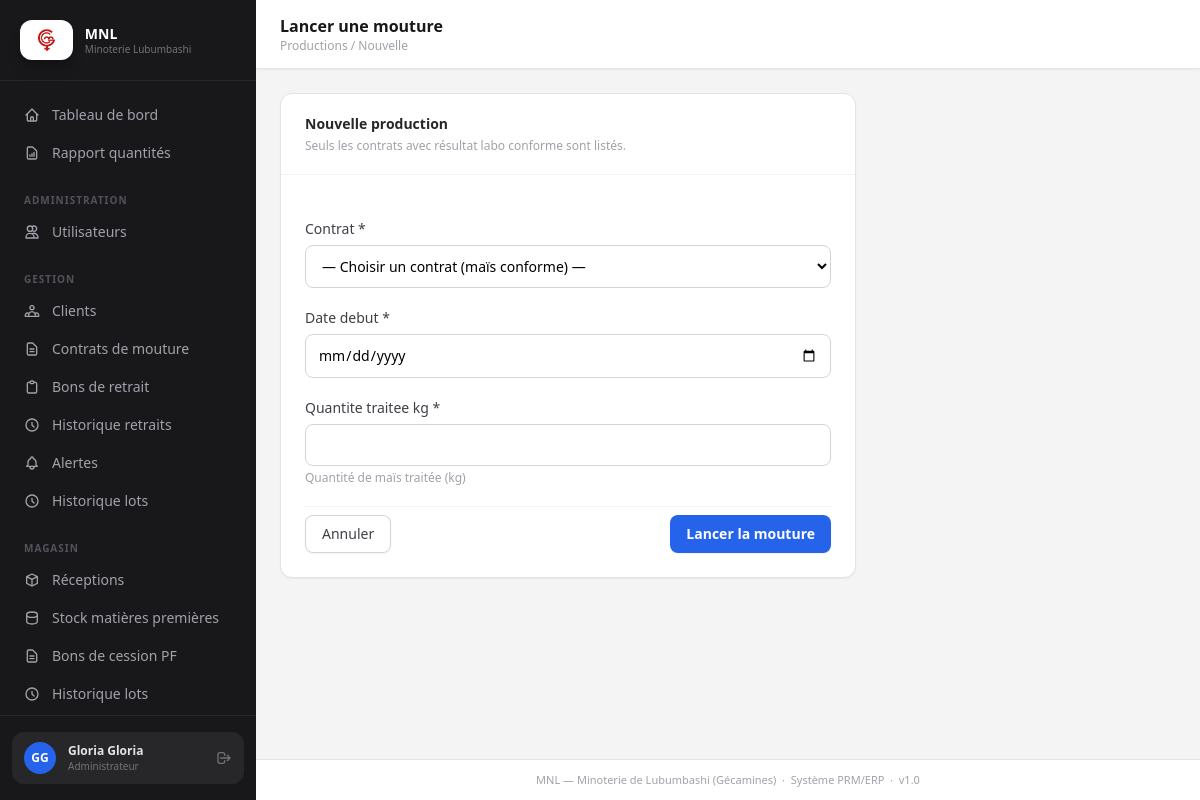
The app's page /production/new/ (signed in) with its own data.
### accounts/models.py (models this page shows, shortened)
class Utilisateur(AbstractUser):
    ROLES = [
        ('ADMIN',       'Administrateur'),
        ('COMPTABLE',   'Comptable'),
        ('MAGASINIER',  'Magasinier'),
        ('LABORANTIN',  'Laborantin'),
        ('MEUNIER',     'Meunier'),
        ('CLIENT',      'Client'),
    ]
    username   = None
    email      = models.EmailField(unique=True)
    nom        = models.CharField(max_length=100)
    prenom     = models.CharField(max_length=100)
    telephone  = models.CharField(max_length=20, blank=True)
    role       = models.CharField(max_length=20, choices=ROLES)
    actif      = models.BooleanField(default=True)
    profil_client = models.OneToOneField(
        'clients.Client', on_delete=models.SET_NULL,
        null=True, blank=True, related_name='compte_utilisateur',
        help_text="Fiche client liée (rôle Client uniquement)",
    )
    USERNAME_FIELD  = 'email'
    REQUIRED_FIELDS = ['nom', 'prenom', 'role']
    objects = UtilisateurManager()
    class Meta:
        verbose_name = 'Utilisateur'
        verbose_name_plural = 'Utilisateurs'
        ordering = ['nom', 'prenom']

### production/views.py (the view, shortened to what this page needs)
# urls.py: path('new/',                       views.LancerProductionView.as_view(),  name='create'),
class LancerProductionView(MeunierRequiredMixin, CreateView):
    model = Production
    form_class = ProductionLancerForm
    template_name = 'production/lancer_form.html'

### production/forms.py (shortened to what this page needs)
class ProductionLancerForm(forms.ModelForm):
    class Meta:
        model = Production
        fields = ['contrat', 'date_debut', 'quantite_traitee_kg']
        widgets = {
            'date_debut': forms.DateInput(attrs={'type': 'date', 'class': 'form-input'}),
            'contrat': forms.Select(attrs={'class': 'form-input'}),
            'quantite_traitee_kg': forms.NumberInput(attrs={'class': 'form-input', 'step': '0.1'}),
        }
    def __init__(self, *args, **kwargs):
        super().__init__(*args, **kwargs)
        conformes = ResultatLaboratoire.objects.filter(conforme=True).values_list(
            'echantillon__reception__contrat_id', flat=True
        )
        qs = ContratMouture.objects.filter(
            pk__in=conformes,
            statut__in=['EN_COURS', 'EN_ATTENTE'],
        ).exclude(
            production__isnull=False,
        ).select_related('client').order_by('-date_contrat')
        self.fields['contrat'].queryset = qs
        self.fields['contrat'].empty_label = '— Choisir un contrat (maïs conforme) —'
        if not self.instance.pk:
            self.fields['date_debut'].initial = timezone.localdate()

### core/context_processors.py (called while the page is built)
def alertes(request):
    if not request.user.is_authenticated:
        return {'alerte_count': 0, 'client_notification_count': 0}
    if request.user.role == 'CLIENT' and request.user.profil_client_id:
        count = NotificationClient.objects.filter(
            client=request.user.profil_client, lu=False,
        ).count()
        return {'alerte_count': count, 'client_notification_count': count}
    count = Alerte.objects.filter(destinataire=request.user, lu=False).count()
    return {'alerte_count': count, 'client_notification_count': 0}

### production/views.py (called while the page is built)
    def dispatch(self, request, *args, **kwargs):
        if not request.user.is_authenticated or request.user.role not in ('ADMIN', 'MEUNIER'):
            messages.error(request, "Accès réservé au meunier.")
            return redirect('core:dashboard')
        return super().dispatch(request, *args, **kwargs)

### templates/production/lancer_form.html (shortened to what this page needs)
{% extends 'base.html' %}
{% block page_title %}Lancer une mouture{% endblock %}
{% block breadcrumb %}<p class="text-xs text-zinc-400"><a href="{% url 'production:list' %}">Productions</a> / Nouvelle</p>{% endblock %}
{% block content %}
<div class="max-w-xl">
  <div class="card overflow-hidden">
    <div class="px-6 py-5 border-b border-zinc-100">
      <h2 class="text-sm font-semibold text-zinc-800">Nouvelle production</h2>
      <p class="text-xs text-zinc-400 mt-1">Seuls les contrats avec résultat labo conforme sont listés.</p>
    </div>
    <form method="post" class="px-6 py-6 space-y-5">
      {% for field in form %}
      <div>
        <label class="form-label" for="{{ field.id_for_label }}">{{ field.label }} *</label>
        {{ field }}
        {% if field.help_text %}<p class="text-xs text-zinc-400 mt-1">{{ field.help_text }}</p>{% endif %}
      </div>
      {% endfor %}
      <div class="flex justify-between pt-2 border-t border-zinc-100">
        <a href="{% url 'production:list' %}" class="btn-secondary">Annuler</a>
        <button type="submit" class="btn-primary">Lancer la mouture</button>
      </div>
    </form>
  </div>
</div>
{% endblock %}

### templates/base.html (shortened to what this page needs)
<!DOCTYPE html>
<html lang="fr" class="h-full">
<head>
  {% load static %}
  <script src="https://cdn.tailwindcss.com"></script>
</head>
<body class="h-full flex bg-zinc-100">
<aside class="w-64 shrink-0 flex flex-col bg-zinc-900 h-screen sticky top-0">
  <div class="flex items-center gap-3 px-5 py-5 border-b border-zinc-800">
    <div class="h-10 px-2 rounded-xl bg-white flex items-center justify-center shrink-0 shadow-lg shadow-black/20">
      <img src="{% static 'images/logo-mnl.png' %}" alt="Logo MNL — Gécamines" class="h-7 w-auto object-contain">
    </div>
    <div>
      <p class="text-sm font-bold text-white leading-tight">MNL</p>
      <p class="text-[10px] text-zinc-500 leading-tight">Minoterie Lubumbashi</p>
    </div>
  </div>
  <nav class="flex-1 px-3 py-4 overflow-y-auto space-y-0.5">
    {% with path=request.path %}
    <a href="{% url 'core:dashboard' %}" class="nav-link {% if '/dashboard/' in path %}active{% endif %}">
      <svg class="w-4 h-4 shrink-0" fill="none" viewBox="0 0 24 24" stroke="currentColor" stroke-width="2">
        <path stroke-linecap="round" stroke-linejoin="round" d="M3 12l2-2m0 0l7-7 7 7M5 10v10a1 1 0 001 1h3m10-11l2 2m-2-2v10a1 1 0 01-1 1h-3m-6 0a1 1 0 001-1v-4a1 1 0 011-1h2a1 1 0 011 1v4a1 1 0 001 1m-6 0h6"/>
      </svg>
      Tableau de bord
    </a>
    {% if user.role in 'ADMIN,COMPTABLE' %}
    <a href="{% url 'core:rapport' %}" class="nav-link {% if '/rapport/' in path %}active{% endif %}">
      <svg class="w-4 h-4 shrink-0" fill="none" viewBox="0 0 24 24" stroke="currentColor" stroke-width="2">
        <path stroke-linecap="round" stroke-linejoin="round" d="M9 17v-2m3 2v-4m3 4v-6m2 10H7a2 2 0 01-2-2V5a2 2 0 012-2h5.586a1 1 0 01.707.293l5.414 5.414a1 1 0 01.293.707V19a2 2 0 01-2 2z"/>
      </svg>
      Rapport quantités
    </a>
    {% endif %}
    {% if user.role == 'ADMIN' %}
    <p class="nav-section">Administration</p>
    <a href="{% url 'accounts:users_list' %}" class="nav-link {% if '/accounts/users' in path %}active{% endif %}">
      <svg class="w-4 h-4 shrink-0" fill="none" viewBox="0 0 24 24" stroke="currentColor" stroke-width="2">
        <path stroke-linecap="round" stroke-linejoin="round" d="M12 4.354a4 4 0 110 5.292M15 21H3v-1a6 6 0 0112 0v1zm0 0h6v-1a6 6 0 00-9-5.197M13 7a4 4 0 11-8 0 4 4 0 018 0z"/>
      </svg>
      Utilisateurs
    </a>
    {% endif %}
    {% if user.role in 'ADMIN,COMPTABLE' %}
    <p class="nav-section">Gestion</p>
    <a href="{% url 'clients:list' %}" class="nav-link {% if '/clients/' in path %}active{% endif %}">
      Clients
    </a>
    <a href="{% url 'contrats:list' %}" class="nav-link {% if '/contrats/' in path %}active{% endif %}">
      <svg class="w-4 h-4 shrink-0" fill="none" viewBox="0 0 24 24" stroke="currentColor" stroke-width="2">
        <path stroke-linecap="round" stroke-linejoin="round" d="M9 12h6m-6 4h6m2 5H7a2 2 0 01-2-2V5a2 2 0 012-2h5.586a1 1 0 01.707.293l5.414 5.414a1 1 0 01.293.707V19a2 2 0 01-2 2z"/>
      </svg>
      Contrats de mouture
    </a>
    <a href="{% url 'facturation:bons_list' %}" class="nav-link {% if '/facturation/bons' in path %}active{% endif %}">
      <svg class="w-4 h-4 shrink-0" fill="none" viewBox="0 0 24 24" stroke="currentColor" stroke-width="2">
        <path stroke-linecap="round" stroke-linejoin="round" d="M9 5H7a2 2 0 00-2 2v12a2 2 0 002 2h10a2 2 0 002-2V7a2 2 0 00-2-2h-2M9 5a2 2 0 002 2h2a2 2 0 002-2M9 5a2 2 0 012-2h2a2 2 0 012 2"/>
      </svg>
      Bons de retrait
    </a>
    <a href="{% url 'facturation:mes_retraits' %}" class="nav-link {% if '/facturation/mes-retraits' in path %}active{% endif %}">
      <svg class="w-4 h-4 shrink-0" fill="none" viewBox="0 0 24 24" stroke="currentColor" stroke-width="2">
        <path stroke-linecap="round" stroke-linejoin="round" d="M12 8v4l3 3m6-3a9 9 0 11-18 0 9 9 0 0118 0z"/>
      </svg>
      Historique retraits
    </a>
    <a href="{% url 'facturation:alertes' %}" class="nav-link {% if '/facturation/alertes' in path %}active{% endif %}">
      Alertes
    </a>
    <a href="{% url 'production:lots_list' %}" class="nav-link {% if '/production/lots' in path %}active{% endif %}">
      <svg class="w-4 h-4 shrink-0" fill="none" viewBox="0 0 24 24" stroke="currentColor" stroke-width="2">
        <path stroke-linecap="round" stroke-linejoin="round" d="M12 8v4l3 3m6-3a9 9 0 11-18 0 9 9 0 0118 0z"/>
      </svg>
      Historique lots
    </a>
    {% endif %}
    {% if user.role in 'ADMIN,MAGASINIER' %}
    <p class="nav-section">Magasin</p>
    <a href="{% url 'magasin:receptions_list' %}" class="nav-link {% if '/magasin/receptions' in path %}active{% endif %}">
      <svg class="w-4 h-4 shrink-0" fill="none" viewBox="0 0 24 24" stroke="currentColor" stroke-width="2">
        <path stroke-linecap="round" stroke-linejoin="round" d="M20 7l-8-4-8 4m16 0l-8 4m8-4v10l-8 4m0-10L4 7m8 4v10M4 7v10l8 4"/>
      </svg>
      Réceptions
    </a>
    <a href="{% url 'magasin:stock' %}" class="nav-link {% if '/magasin/stock' in path %}active{% endif %}">
      <svg class="w-4 h-4 shrink-0" fill="none" viewBox="0 0 24 24" stroke="currentColor" stroke-width="2">
        <path stroke-linecap="round" stroke-linejoin="round" d="M4 7v10c0 2.21 3.582 4 8 4s8-1.79 8-4V7M4 7c0 2.21 3.582 4 8 4s8-1.79 8-4M4 7c0-2.21 3.582-4 8-4s8 1.79 8 4"/>
      </svg>
      Stock matières premières
    </a>
    <a href="{% url 'magasin:bons_cession_list' %}" class="nav-link {% if '/magasin/bons-cession' in path %}active{% endif %}">
      <svg class="w-4 h-4 shrink-0" fill="none" viewBox="0 0 24 24" stroke="currentColor" stroke-width="2">
        <path stroke-linecap="round" stroke-linejoin="round" d="M9 12h6m-6 4h6m2 5H7a2 2 0 01-2-2V5a2 2 0 012-2h5.586a1 1 0 01.707.293l5.414 5.414a1 1 0 01.293.707V19a2 2 0 01-2 2z"/>
      </svg>
      Bons de cession PF
    </a>
    <a href="{% url 'production:lots_list' %}" class="nav-link {% if '/production/lots' in path %}active{% endif %}">
      <svg class="w-4 h-4 shrink-0" fill="none" viewBox="0 0 24 24" stroke="currentColor" stroke-width="2">
        <path stroke-linecap="round" stroke-linejoin="round" d="M12 8v4l3 3m6-3a9 9 0 11-18 0 9 9 0 0118 0z"/>
      </svg>
      Historique lots
    </a>
    <a href="{% url 'facturation:alertes' %}" class="nav-link {% if '/facturation/alertes' in path %}active{% endif %}">
    </a>
    {% endif %}
    {% endwith %}
  </nav>
  <div class="px-3 py-4 border-t border-zinc-800">
    <div class="flex items-center gap-3 px-3 py-2.5 rounded-xl bg-zinc-800">
      <div class="w-8 h-8 rounded-full bg-blue-600 flex items-center justify-center shrink-0">
        <span class="text-xs font-bold text-white">{{ user.prenom.0|upper }}{{ user.nom.0|upper }}</span>
      </div>
      <div class="min-w-0 flex-1">
        <p class="text-xs font-semibold text-zinc-200 truncate">{{ user.prenom }} {{ user.nom }}</p>
        <p class="text-[10px] text-zinc-500 truncate">{{ user.get_role_display }}</p>
      </div>
      <a href="{% url 'accounts:logout' %}" title="Déconnexion" class="text-zinc-500 hover:text-red-400 transition-colors">
        <svg class="w-4 h-4" fill="none" viewBox="0 0 24 24" stroke="currentColor" stroke-width="2">
          <path stroke-linecap="round" stroke-linejoin="round" d="M17 16l4-4m0 0l-4-4m4 4H7m6 4v1a3 3 0 01-3 3H6a3 3 0 01-3-3V7a3 3 0 013-3h4a3 3 0 013 3v1"/>
        </svg>
      </a>
    </div>
  </div>
</aside>
<div class="flex-1 flex flex-col min-h-screen overflow-x-hidden">
  <header class="sticky top-0 z-10 bg-white border-b border-zinc-200 px-6 py-3.5 flex items-center justify-between shadow-sm">
    <div>
      <h1 class="text-base font-semibold text-zinc-900">{% block page_title %}{% endblock %}</h1>
      {% block breadcrumb %}{% endblock %}
    </div>
  </header>
  <main class="flex-1 px-6 py-6">
    {% block content %}{% endblock %}
  </main>
  <footer class="px-6 py-3 border-t border-zinc-200 text-[11px] text-zinc-400 text-center bg-white">
    MNL — Minoterie de Lubumbashi (Gécamines) &nbsp;·&nbsp; Système PRM/ERP &nbsp;·&nbsp; v1.0
  </footer>
</div>
</body>
</html>

### records on screen
Utilisateur: prenom.0 "G", nom.0 "G", prenom "Gloria", nom "Gloria", role "Administrateur"

### other values on screen
{{ field.label }} "Contrat" "Date debut" "Quantite traitee kg"
{{ field.help_text }} "Quantité de maïs traitée (kg)"
